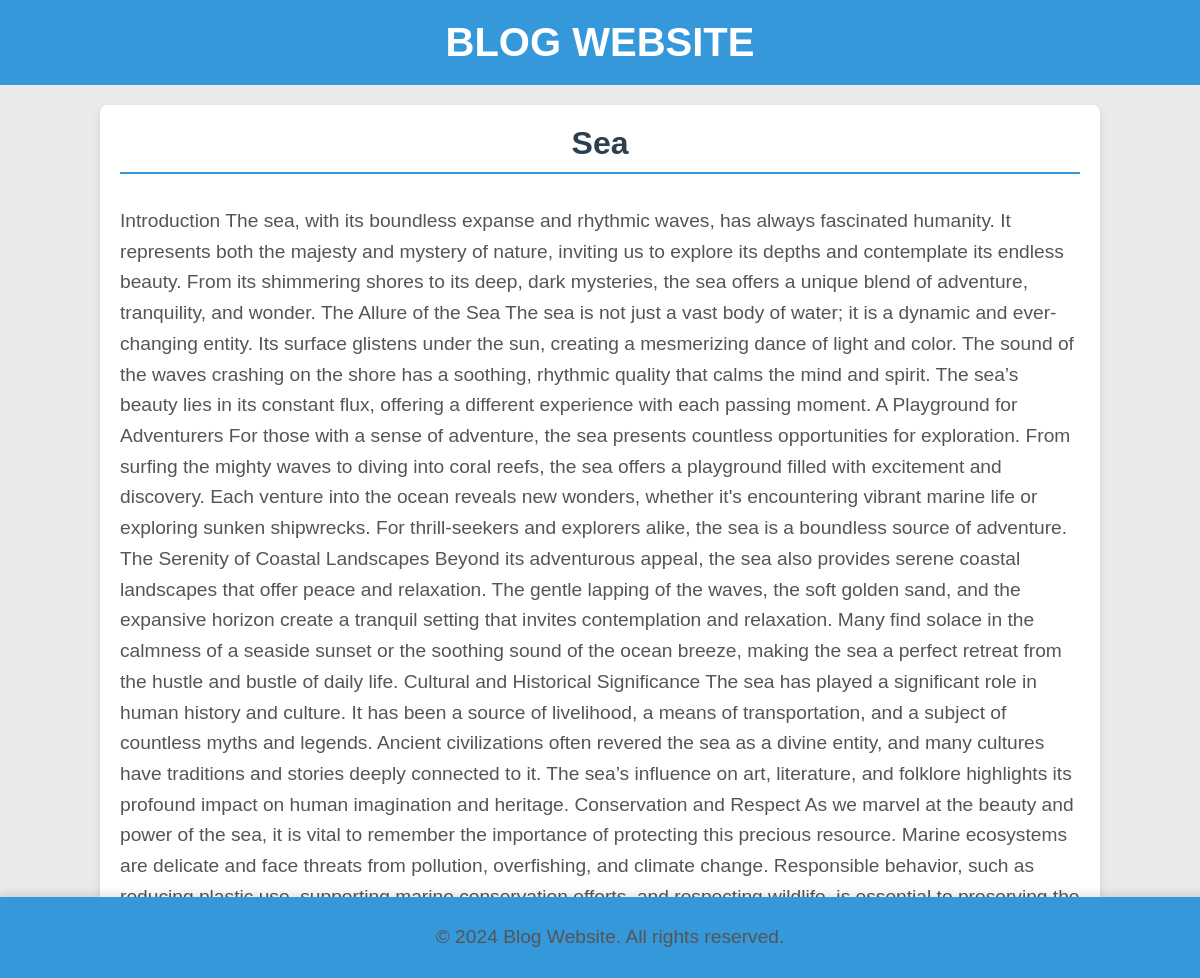
The app's page /blog_app/2 with its own data.
### blog_app/models.py (models this page shows, shortened)
class Myblog(models.Model):
    title = models.CharField(max_length=100)
    slug= models.SlugField(max_length=150,blank=True,null=True)
    des = models.TextField()

### blog_app/views.py (the view)
# urls.py: path('blog_app/<id>',DetailBlog,name='Detail')
def DetailBlog(request,id):
    obj = get_object_or_404(Myblog,id=id)
    return render(request,'detail.html',{"detail":obj})

### blog_app/Templates/detail.html (shortened to what this page needs)
<!DOCTYPE html>
<html lang="en">
<head>
</head>
<body>
    <h1>Blog Website</h1>
    <div class="container">
        <h3>{{detail.title}}</h3>
        <p>{{detail.des}}</p>
    </div>
    <footer>
        <p>&copy; 2024 Blog Website. All rights reserved.</p>
    </footer>
</body>
</html>

### blog_app/Templates/detail.html (style rules this page uses)
body { font-family: Arial, sans-serif; margin: 0; padding: 0; background-color: #eaeaea; color: #333; }
h1 { background-color: #3498db; color: #fff; padding: 20px; text-align: center; margin: 0; font-size: 2.5em; text-transform: uppercase; }
.container { width: 80%; margin: auto; padding: 20px; background-color: #fff; border-radius: 8px; box-shadow: 0 4px 8px rgba(0, 0, 0, 0.1); margin-top: 20px; }
h3 { color: #2c3e50; font-size: 2em; border-bottom: 2px solid #3498db; padding-bottom: 10px; margin-top: 0; text-align: center; }
p { line-height: 1.6; font-size: 1.2em; margin: 15px 0; color: #555; }
footer { background-color: #3498db; color: #fff; text-align: center; padding: 10px; position: fixed; bottom: 0; width: 100%; box-shadow: 0 -4px 8px rgba(0, 0, 0, 0.1); }

### records on screen
Myblog: title "Sea", des "Introduction The sea, with its boundless expanse and rhythmic waves, has always fascinated humanity. It represents both the majesty and mystery of nature, inviting us to explore its depths and contemplate its endless beauty. From its shimmering shores to its deep, dark mysteries, the sea offers a unique blend of adventure, tranquility, and wonder. The Allure of the Sea The sea is not just a vast body of water; it is a dynamic and ever-changing entity. Its surface glistens under the sun, creating a mesmerizing dance of light and color. The sound of the waves crashing on the shore has a soothing, rhythmic quality that calms the mind and spirit. The sea’s beauty lies in its constant flux,…"
